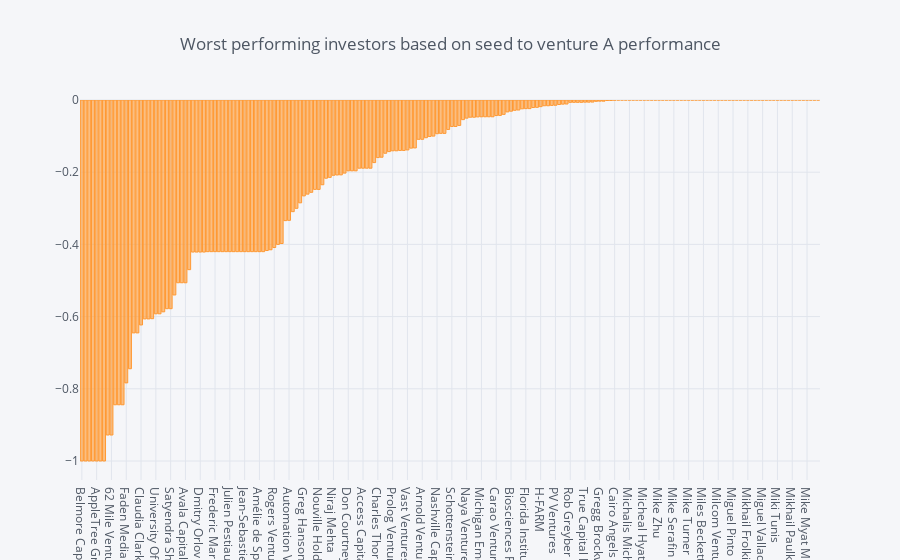

Notebook cell for this chart:
### Code cell
df_des = df_g1.sort_values('pct_money_raised', ascending=True)
iplot(df_des[:200].iplot(asFigure=True,
                 kind='bar',
                 xTitle='',
                 yTitle='',
                 title='Worst performing investors based on seed to venture A performance'))

### Figure 1 — Plotly figure (JSON) as saved in the notebook; plotly's stock layout.template omitted (floating-point values rounded to 4 significant figures; data arrays with more than 128 entries replaced by an {"elided": "..."} marker saying what was removed)
{"data": [{"marker": {"color": "rgba(255, 153, 51, 0.6)", "line": {"color": "rgba(255, 153, 51, 1.0)", "width": 1}}, "name": "pct_money_raised", "orientation": "v", "text": "", "type": "bar", "x": {"elided": "200 str values"}, "y": {"elided": "200 float values"}}], "layout": {"legend": {"bgcolor": "#F5F6F9", "font": {"color": "#4D5663"}}, "paper_bgcolor": "#F5F6F9", "plot_bgcolor": "#F5F6F9", "title": "Worst performing investors based on seed to venture A performance", "titlefont": {"color": "#4D5663"}, "xaxis1": {"gridcolor": "#E1E5ED", "showgrid": true, "tickfont": {"color": "#4D5663"}, "title": "", "titlefont": {"color": "#4D5663"}, "zerolinecolor": "#E1E5ED"}, "yaxis1": {"gridcolor": "#E1E5ED", "showgrid": true, "tickfont": {"color": "#4D5663"}, "title": "", "titlefont": {"color": "#4D5663"}, "zerolinecolor": "#E1E5ED"}}}
